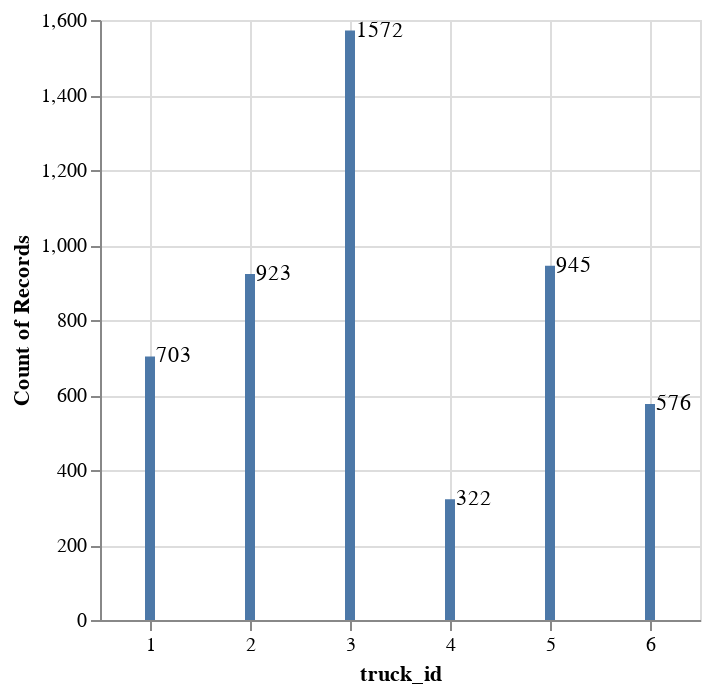

Notebook code for this chart:
### Code cell
alt.data_transformers.disable_max_rows()

base = alt.Chart(trucks).encode(
    x="truck_id",
    y='count(total_price)',
    text='count(total_price)'
)

base.mark_bar() + base.mark_text(align='left', dx=3)

### Figure 1 — Vega-Lite specification as saved in the notebook (floating-point values rounded to 4 significant figures; data arrays with more than 128 entries replaced by an {"elided": "..."} marker saying what was removed)
{"config": {"view": {"continuousWidth": 300, "continuousHeight": 300}}, "layer": [{"mark": {"type": "bar"}, "encoding": {"text": {"aggregate": "count", "field": "total_price", "type": "quantitative"}, "x": {"field": "truck_id", "type": "quantitative"}, "y": {"aggregate": "count", "field": "total_price", "type": "quantitative"}}}, {"mark": {"type": "text", "align": "left", "dx": 3}, "encoding": {"text": {"aggregate": "count", "field": "total_price", "type": "quantitative"}, "x": {"field": "truck_id", "type": "quantitative"}, "y": {"aggregate": "count", "field": "total_price", "type": "quantitative"}}}], "data": {"name": "data-8ba25497322789ca571e91d3774b81e0"}, "$schema": "https://vega.github.io/schema/vega-lite/v5.15.1.json", "datasets": {"data-8ba25497322789ca571e91d3774b81e0": {"elided": "5041 records"}}}
